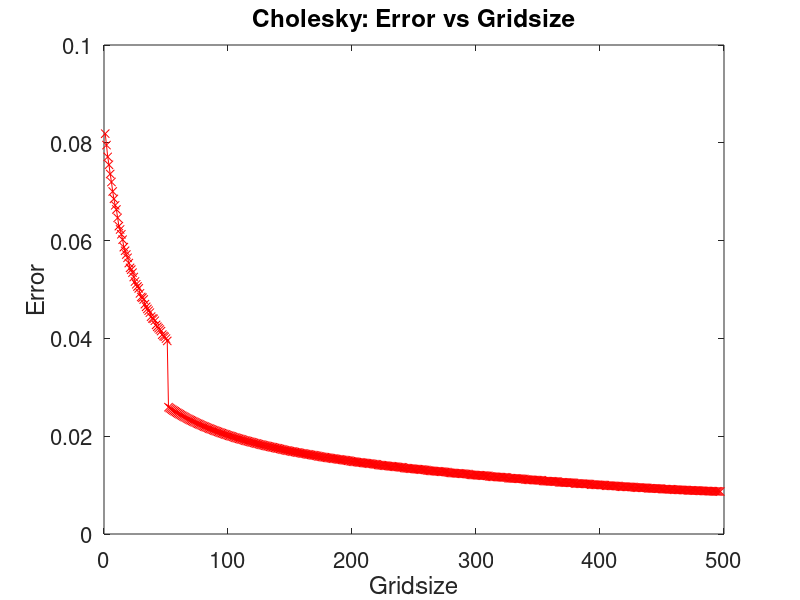

Recreate this plot in MATLAB.
clear all 
clc

js = 16;
jb = 512;

jrange = (jb-js);

j_vector = js:1:jb;
err_store = zeros(1,length(j_vector));

for iter = 1: length(err_store)
% jmax = 128

  
  jmax = j_vector(iter);
  A = full(gallery('tridiag',jmax,1,-2,1));

  A(1,1) = -2; 
  A(1,2) = 2;
  xspace = linspace(0,1,jmax); %mesh space 
  f = 1-2*(xspace'.^2);
  dx = 1/(jmax-1);
  maxiters = 1000;

  %define tolerance 
  tol = 1e-4;


  %Analytical 

  u_analytical = ((xspace.^2)/2)-((xspace.^4)/6)-(1/3);

  % define guess parameters 

  u = zeros(jmax,1);
  u0 = zeros(jmax,1);

  r = ((dx^2)*f)-A*u;

  p0 = r;

  err_v = norm(r);

  for k = 1:maxiters

      rt = r.';
      pt = p0.';
      w = A*p0;    

      alpha = (rt*r)/(pt*w);
      unew = u + alpha.*p0;
      rnew = r-alpha*w;
      rnewt = rnew.';
      u = unew;
      err_v = [err_v,norm(rnew)];
      if (norm(rnew)<tol)
         break      
      end      

      beta = (rnewt*rnew)/(rt*r);    

      pnew = rnew+beta*p0;

      %update value 
      r = rnew;
      u = unew;
      p0 = pnew;
  end
  
  error_num = norm(u_analytical-unew.');
  err_store(iter) = error_num;
end




figure(1)
plot(err_store,'-xr');
title('Cholesky: Error vs Gridsize','FontSize',24);
xlabel('Gridsize','FontSize',24)
ylabel('Error','FontSize',24)
xt = get(gca, 'XTick');
set(gca, 'FontSize', 16)

